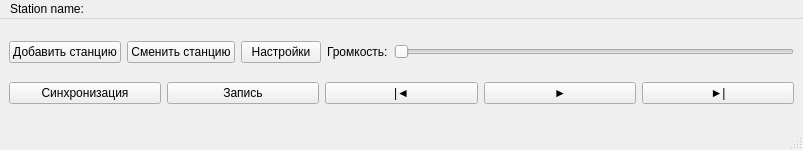
<?xml version="1.0" encoding="UTF-8"?>
<ui version="4.0">
 <class>MainWindow</class>
 <widget class="QMainWindow" name="MainWindow">
  <property name="geometry">
   <rect>
    <x>0</x>
    <y>0</y>
    <width>803</width>
    <height>150</height>
   </rect>
  </property>
  <property name="windowTitle">
   <string>QRadioPlayer</string>
  </property>
  <widget class="QWidget" name="centralwidget">
   <layout class="QVBoxLayout" name="verticalLayout">
    <item>
     <layout class="QHBoxLayout" name="horizontalLayout">
      <item>
       <widget class="QPushButton" name="add_station">
        <property name="text">
         <string>Добавить станцию</string>
        </property>
       </widget>
      </item>
      <item>
       <widget class="QPushButton" name="change_station">
        <property name="text">
         <string>Сменить станцию</string>
        </property>
       </widget>
      </item>
      <item>
       <widget class="QPushButton" name="settings_btn">
        <property name="text">
         <string>Настройки</string>
        </property>
       </widget>
      </item>
      <item>
       <widget class="QLabel" name="volume_not_adj">
        <property name="text">
         <string>Громкость:</string>
        </property>
       </widget>
      </item>
      <item>
       <widget class="QSlider" name="volume_slider">
        <property name="maximum">
         <number>100</number>
        </property>
        <property name="orientation">
         <enum>Qt::Horizontal</enum>
        </property>
       </widget>
      </item>
     </layout>
    </item>
    <item>
     <layout class="QHBoxLayout" name="horizontalLayout_2">
      <item>
       <widget class="QPushButton" name="sync_btn">
        <property name="text">
         <string>Синхронизация</string>
        </property>
       </widget>
      </item>
      <item>
       <widget class="QPushButton" name="record_btn">
        <property name="text">
         <string>Запись</string>
        </property>
       </widget>
      </item>
      <item>
       <widget class="QPushButton" name="switch_left_btn">
        <property name="text">
         <string>|◄</string>
        </property>
       </widget>
      </item>
      <item>
       <widget class="QPushButton" name="play_btn">
        <property name="text">
         <string>►</string>
        </property>
       </widget>
      </item>
      <item>
       <widget class="QPushButton" name="switch_right_btn">
        <property name="text">
         <string>►|</string>
        </property>
       </widget>
      </item>
     </layout>
    </item>
   </layout>
  </widget>
  <widget class="QMenuBar" name="menubar">
   <property name="geometry">
    <rect>
     <x>0</x>
     <y>0</y>
     <width>803</width>
     <height>29</height>
    </rect>
   </property>
   <widget class="QMenu" name="menuRadio">
    <property name="title">
     <string>Station name:</string>
    </property>
   </widget>
   <addaction name="menuRadio"/>
  </widget>
  <widget class="QStatusBar" name="statusbar"/>
 </widget>
 <resources/>
 <connections/>
</ui>
